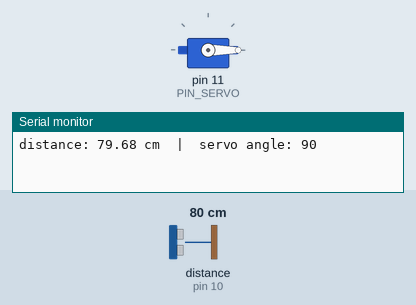
Bench run of a sketch on a simulated Arduino Uno, built with avr-gcc and run on an emulated ATmega328P. On the bench: servo, the last lines printed to the serial monitor. Wiring (inferred from the names in the program): ultrasonic range finder: trigger pin 9; echo pin 10. The inputs (shaded band) are chosen by the test bench; at power-on: distance to the obstacle (sensor on pin 10) 80 cm. The echo pulse lasts 58.3 µs per cm.

Above: at 1.2 s.
1.3 s: distance to the obstacle (sensor on pin 10) set to 28 cm
2.8 s: distance to the obstacle (sensor on pin 10) set to 24 cm
At 3.8 s:
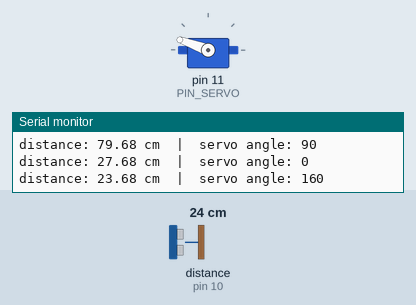
4.3 s: distance to the obstacle (sensor on pin 10) set to 35 cm
At 5.6 s:
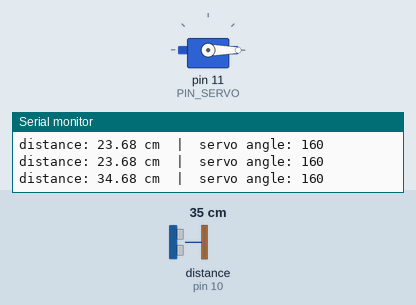
6.8 s: distance to the obstacle (sensor on pin 10) set to 2 cm
At 8.0 s:
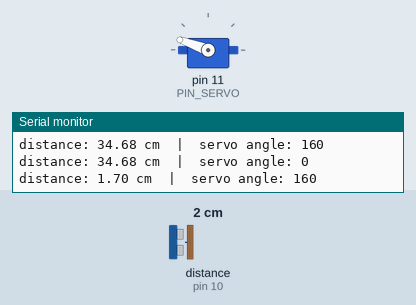
Timing chart, 0 to 9.3 s (numbered marks = the images above; inputs shaded):
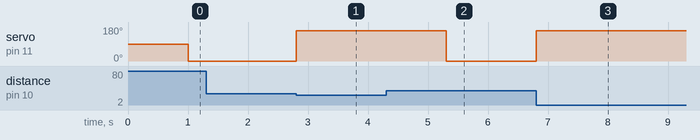

Measured:
- the behaviour switches between 26 and 25 cm on distance to the obstacle (sensor on pin 10) (found by bisection; images 0 and 1)
- after the input at 2.8 s, servo on pin 11 (PIN_SERVO): 0° → 160° at once
- after the input at 4.3 s, servo on pin 11 (PIN_SERVO): 160° → 0° after 1.0 s
- after the input at 6.8 s, servo on pin 11 (PIN_SERVO): 0° → 160° at once

The sketch:

smart_bin.ino
```cpp
#include <Servo.h>

constexpr int PIN_TRIG{ 9 };
constexpr int PIN_ECHO{ 10 };
constexpr int PIN_SERVO{ 11 };

constexpr int OPEN_ANGLE{ 160 };
constexpr int CLOSE_ANGLE{ 0 };
constexpr float DIST_OPEN_CM{ 25.0f };
constexpr float DIST_IGNORE_CM{ 100.0f };
constexpr unsigned long AUTO_CLOSE_MS{ 1000 };

Servo servo;

void setup() {
  servo.attach(PIN_SERVO);
  pinMode(PIN_TRIG, OUTPUT);
  pinMode(PIN_ECHO, INPUT);
  digitalWrite(PIN_TRIG, LOW);  // Ensure TRIG is LOW for clean start
  Serial.begin(115200);
}

float measure_distance_cm() {
  digitalWrite(PIN_TRIG, LOW);  // Protocol requirement
  delayMicroseconds(2);
  digitalWrite(PIN_TRIG, HIGH);
  delayMicroseconds(10);
  digitalWrite(PIN_TRIG, LOW);

  unsigned long echo = pulseIn(PIN_ECHO, HIGH);
  return (echo * 0.0343f) / 2.0f;  // Convert echo time to distance (cm)
}

void loop() {
  float distance = measure_distance_cm();

  unsigned long now = millis();
  static unsigned long print_timestamp_ms{};

  // Logging (Non-blocking): Log every 1000 ms
  if (now - print_timestamp_ms >= 1000) {
    Serial.print("distance: ");
    Serial.print(distance);
    Serial.print(" cm  |  servo angle: ");
    Serial.println(servo.read());
    print_timestamp_ms = now;
  }

  static unsigned long last_move_ms{};

  if (distance <= DIST_OPEN_CM) {
    servo.write(OPEN_ANGLE);
    last_move_ms = millis();  // Mark the time
  } else if (millis() - last_move_ms >= AUTO_CLOSE_MS) {
    servo.write(CLOSE_ANGLE);
  }
}
```
